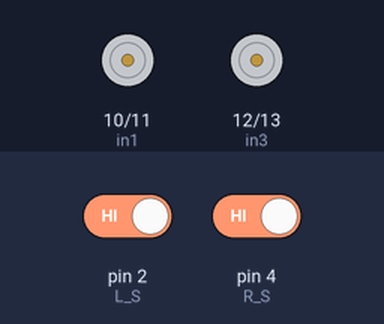
This sketch was run on a simulated Arduino Uno, built with avr-gcc and run on an emulated ATmega328P. Parts: motor-driver pin pairs drawn as motors (green arrow = first pin HIGH = forward, orange = second pin HIGH = backward, longer = more drive, scaled by the enable pin). The inputs (shaded band) are chosen by the test bench; at power-on: pin 2 (L_S) HIGH, pin 4 (R_S) HIGH.

Above: at 2.2 s.
2.3 s: pin 2 (L_S) driven LOW
At 2.7 s:
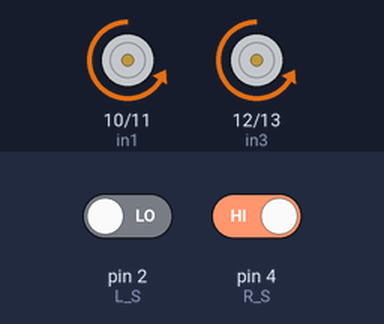
3.8 s: pin 4 (R_S) driven LOW
At 5.0 s:
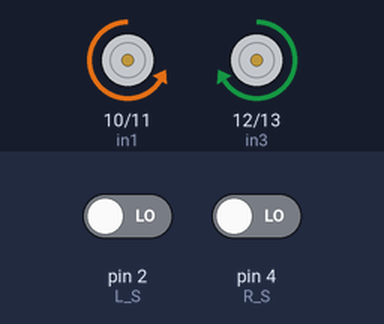
5.3 s: pin 2 (L_S) driven HIGH
At 6.2 s:
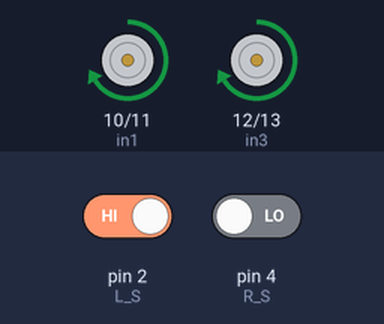
6.8 s: pin 4 (R_S) driven HIGH
At 7.4 s:
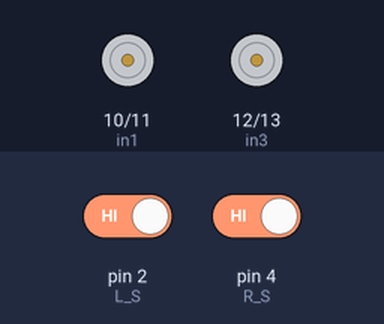
Timing chart, 0 to 9.3 s (numbered marks = the images above; inputs shaded):
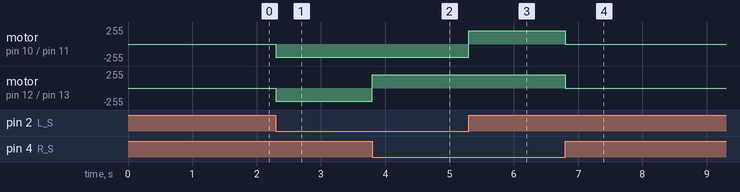

Measured:
- after the input at 2.3 s, motor on pin 10 (in1) / pin 11 (in2), motor on pin 12 (in3) / pin 13 (in4): stopped → backward 200/255 at once
- after the input at 3.8 s, motor on pin 12 (in3) / pin 13 (in4): backward 200/255 → forward 200/255 at once
- after the input at 5.3 s, motor on pin 10 (in1) / pin 11 (in2): backward 200/255 → forward 200/255 at once
- after the input at 6.8 s, motor on pin 10 (in1) / pin 11 (in2), motor on pin 12 (in3) / pin 13 (in4): forward 200/255 → stopped at once

The sketch:

Line_follower_robot.ino
```cpp
// Arduino Line Follower Robot Code

#define enA 3//Enable1 L293 Pin enA

#define in1 10 //Motor1  L293 Pin in1

#define in2 11 //Motor1  L293 Pin in1

#define in3 12 //Motor2  L293 Pin in1

#define in4 13 //Motor2  L293 Pin in1

#define enB 5 //Enable2 L293 Pin enB

#define R_S 4 //ir sensor Right

#define L_S 2 //ir sensor Left

void setup(){
Serial.begin(9600);

pinMode(R_S, INPUT);

pinMode(L_S, INPUT);

pinMode(enA, OUTPUT);

pinMode(in1, OUTPUT);

pinMode(in2, OUTPUT);

pinMode(in3, OUTPUT);

pinMode(in4, OUTPUT);

pinMode(enB, OUTPUT);

digitalWrite(enA, HIGH);

digitalWrite(enB, HIGH);

delay(1000);

}

void loop(){

if((digitalRead(R_S) == 0)&&(digitalRead(L_S) == 0)){forward();}   //if Right Sensor and Left Sensor are at White color then it will call forword function

if((digitalRead(R_S) == 1)&&(digitalRead(L_S) == 0)){turnRight();} //if Right Sensor is Black and Left Sensor is White then it will call turn Right function

if((digitalRead(R_S) == 0)&&(digitalRead(L_S) == 1)){turnLeft();}  //if Right Sensor is White and Left Sensor is Black then it will call turn Left function

if((digitalRead(R_S) == 1)&&(digitalRead(L_S) == 1)){Stop();} //if Right Sensor and Left Sensor are at Black color then it will call Stop function

}

void forward(){  //forword
	analogWrite(enA, 200);
	analogWrite(enB, 200);

digitalWrite(in1, LOW); //Right Motor forword Pin

digitalWrite(in2, HIGH);  //Right Motor backword Pin

digitalWrite(in3, HIGH);  //Left Motor backword Pin

digitalWrite(in4, LOW); //Left Motor forword Pin

}

void turnRight(){ //turnRight
	analogWrite(enA, 200);
	analogWrite(enB, 200);

digitalWrite(in1, LOW); //Right Motor forword Pin

digitalWrite(in2, HIGH);  //Right Motor backword Pin

digitalWrite(in3, LOW); //Left Motor backword Pin

digitalWrite(in4, HIGH);  //Left Motor forword Pin
}

void turnLeft(){ //turnLeft
	analogWrite(enA, 200);
	analogWrite(enB, 200);

digitalWrite(in1, HIGH);  //Right Motor forword Pin

digitalWrite(in2, LOW); //Right Motor backword Pin

digitalWrite(in3, HIGH);  //Left Motor backword Pin

digitalWrite(in4, LOW); //Left Motor forword Pin

}

void Stop(){ //stop

digitalWrite(in1, LOW); //Right Motor forword Pin

digitalWrite(in2, LOW); //Right Motor backword Pin

digitalWrite(in3, LOW); //Left Motor backword Pin

digitalWrite(in4, LOW); //Left Motor forword Pin

}
```
